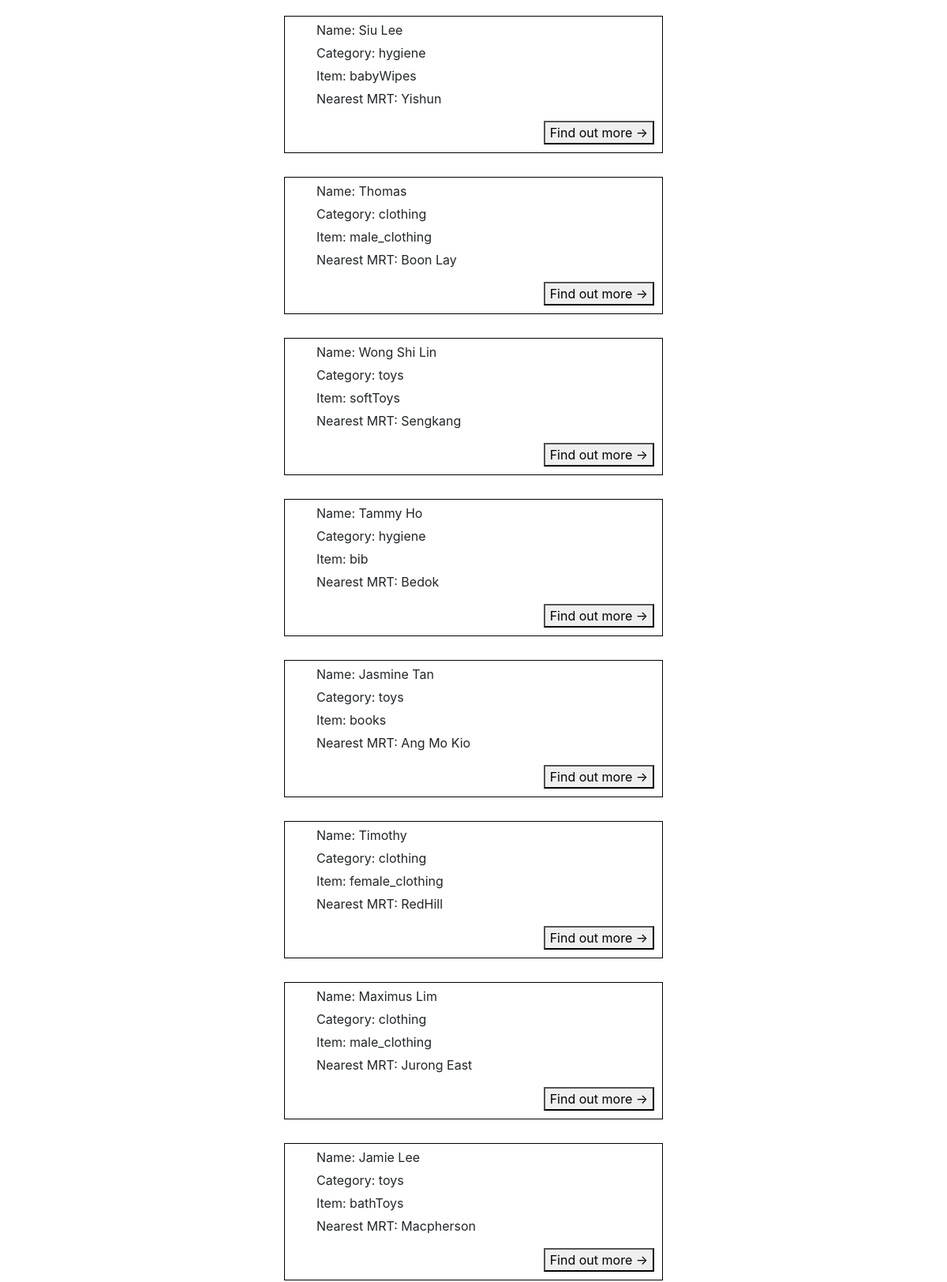
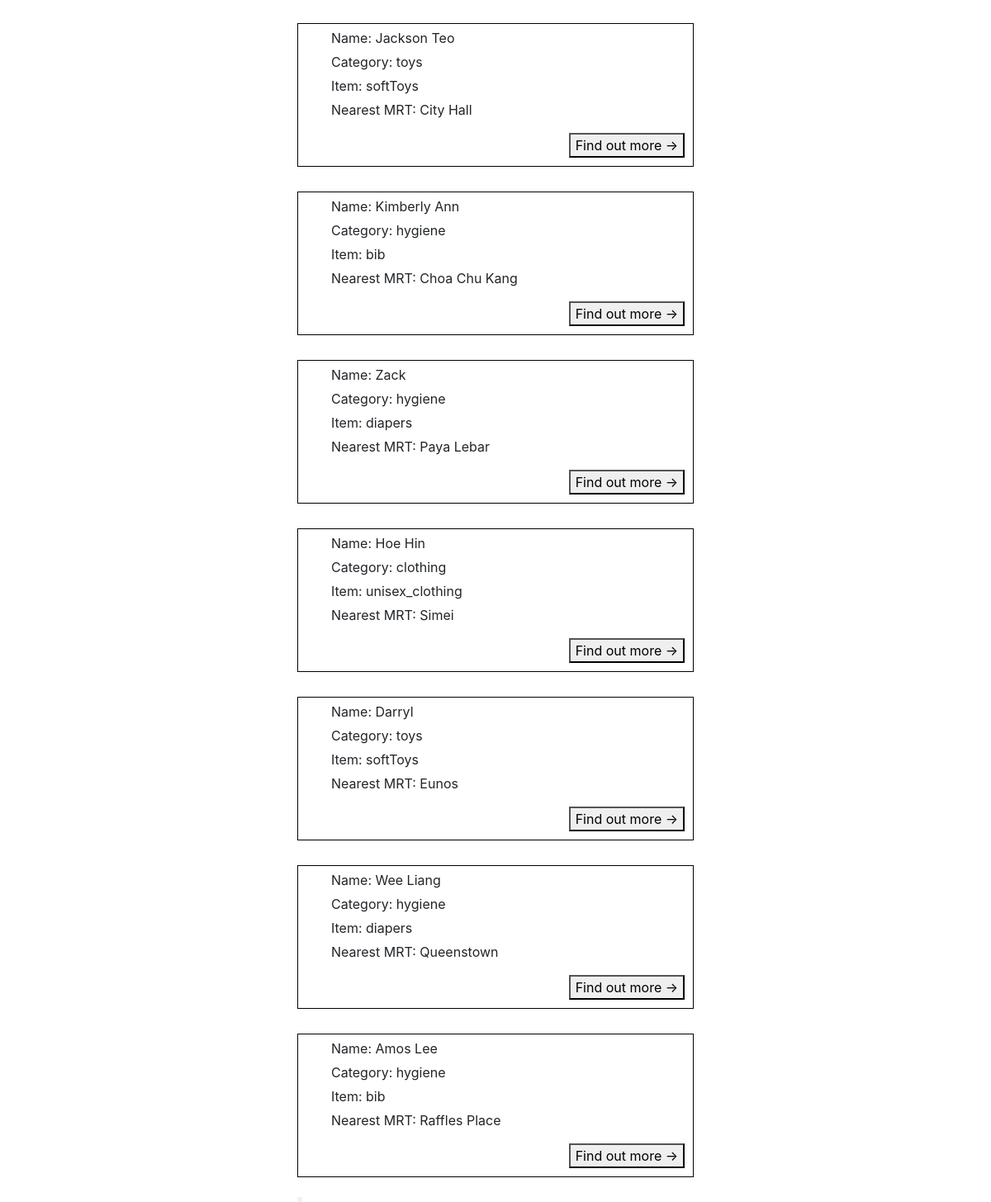
Screenshot of /donorPages/display_listings.php with the database file from the repository (2 pictures, top to bottom).
### tables this page shows
CREATE TABLE if not exists beneficiarylisting (
  username varchar(20) NOT NULL,
  mrt varchar(256) NOT NULL,
  category varchar(256) NOT NULL,
  item varchar(256) NOT NULL,
  quantity varchar(256) NOT NULL,
  itemcondition varchar(500)
);

### database/ListingDAO.php (called while the page is built, shortened)
<?php
  class ListingDAO {
    public function getListing() {
      $connMgr = new ConnectionManager();
      $pdo = $connMgr->connect();
      $sql = 'SELECT username, mrt, category, item FROM beneficiarylisting';
      $stmt = $pdo->prepare($sql);
      $stmt->execute();
      $result = [];
      $stmt->setFetchMode(PDO::FETCH_ASSOC);
      while($row = $stmt->fetch()) {
        $result[] = new Listing($row['username'], $row['mrt'], $row['category'], $row['item']);
      }
      return $result;
    }
  }
?>

### database/Listing.php (called while the page is built)
<?php
    class Listing{
        private $username;
        private $category;
        private $item;
        private $mrt;
        public function __construct($username, $mrt, $category, $item){
            $this->username = $username;
            $this->mrt = $mrt;
            $this->category = $category;
            $this->item = $item;
        }
        public function getName(){
            return $this->username;
        }
        public function getCategory(){
            return $this->category;
        }
        public function getItem() {
            return $this->item;
        }
        public function getMrt(){
            return $this->mrt;
        }
    }
?>

### donorPages/display_listings.php (the view, shortened to what this page needs)
<!DOCTYPE html>
<html lang="en">
<head>
    <link rel="stylesheet" href="https://stackpath.bootstrapcdn.com/bootstrap/4.5.2/css/bootstrap.min.css">
</head>
<body>
    <div id="listing" style="margin:20px auto; width:40%;">
        <div class="form-popup" id="myForm">
        </div>
        <?php
            $listingDAO = new ListingDAO();
            $listings = $listingDAO->getListing();
            foreach ($listings as $listing){
                echo "<div style='border: 1px solid black; margin-bottom: 30px;' >
                    <ul>
                        <li style='list-style: none; margin-top: 5px;'> Name: {$listing->getName()}</li>
                        <li style='list-style: none; margin-top: 5px;'> Category: {$listing->getCategory()}</li>
                        <li style='list-style: none; margin-top: 5px;'> Item: {$listing->getItem()}</li>
                        <li style='list-style: none; margin-top: 5px;'> Nearest MRT: {$listing->getMrt()}</li>
                    </ul>
                    <div style='display: flex; justify-content: flex-end; margin-right: 10px; margin-bottom: 10px;'><button onclick='display_popup()' type='button' data-toggle='collapse' data-target='#myForm'>Find out more &#8594;</button></div>
                </div>
                <script>
                    function display_popup() {
                    let popup_str = '';";
                    $username = $listing->getName();
                    $expandedlistingDAO = new ExpandedListingDAO;
                    $expandedlisting = $expandedlistingDAO->getExpandedListing($username);
                    echo "popup_str += `<form action='/action_page.pgp' class='form-container'>
                        <label for='username'>Name:</label>
                        <p>{$expandedlisting->getName()}</p>
                        <label for='mrt'>Nearest MRT:</label>
                        <p>{$expandedlisting->getMrt()}</p>
                        <label for='item'>Item:</label>
                        <p>{$expandedlisting->getItem()}</p>
                        <label for='quantity'>Quantity:</label>
                        <p>{$expandedlisting->getQuantity()}</p>
                        <label for='itemcondition'>Item Condition:</label>
                        <p>{$expandedlisting->getItemCondition()}</p>
                        <button type='submit' class='btn btn-warning btn-block'>I have item</button>
                        <button type='submit' class='btn btn-info btn-block'>I need to purchase item</button>
                        </form>
                        `;
                            var popup = document.getElementById('myForm');
                            popup.innerHTML = popup_str;
                        }
                </script>";
            }
        ?>
    </div>
</body>
</html>

### donorPages/display_listings.php (style rules this page uses)
.form-popup { position: fixed; bottom: 0; border: 3px solid #f1f1f1; z-index: 9; }

### rows the page displays
beneficiarylisting: username "Siu Lee", category "hygiene", item "babyWipes", mrt "Yishun"
beneficiarylisting: username "Thomas", category "clothing", item "male_clothing", mrt "Boon Lay"
beneficiarylisting: username "Wong Shi Lin", category "toys", item "softToys", mrt "Sengkang"
beneficiarylisting: username "Tammy Ho", category "hygiene", item "bib", mrt "Bedok"
beneficiarylisting: username "Jasmine Tan", category "toys", item "books", mrt "Ang Mo Kio"
beneficiarylisting: username "Timothy", category "clothing", item "female_clothing", mrt "RedHill"
beneficiarylisting: username "Maximus Lim", category "clothing", item "male_clothing", mrt "Jurong East"
beneficiarylisting: username "Jamie Lee", category "toys", item "bathToys", mrt "Macpherson"
beneficiarylisting: username "Jackson Teo", category "toys", item "softToys", mrt "City Hall"
beneficiarylisting: username "Kimberly Ann", category "hygiene", item "bib", mrt "Choa Chu Kang"
beneficiarylisting: username "Zack", category "hygiene", item "diapers", mrt "Paya Lebar"
beneficiarylisting: username "Hoe Hin", category "clothing", item "unisex_clothing", mrt "Simei"
beneficiarylisting: username "Darryl", category "toys", item "softToys", mrt "Eunos"
beneficiarylisting: username "Wee Liang", category "hygiene", item "diapers", mrt "Queenstown"
beneficiarylisting: username "Amos Lee", category "hygiene", item "bib", mrt "Raffles Place"
